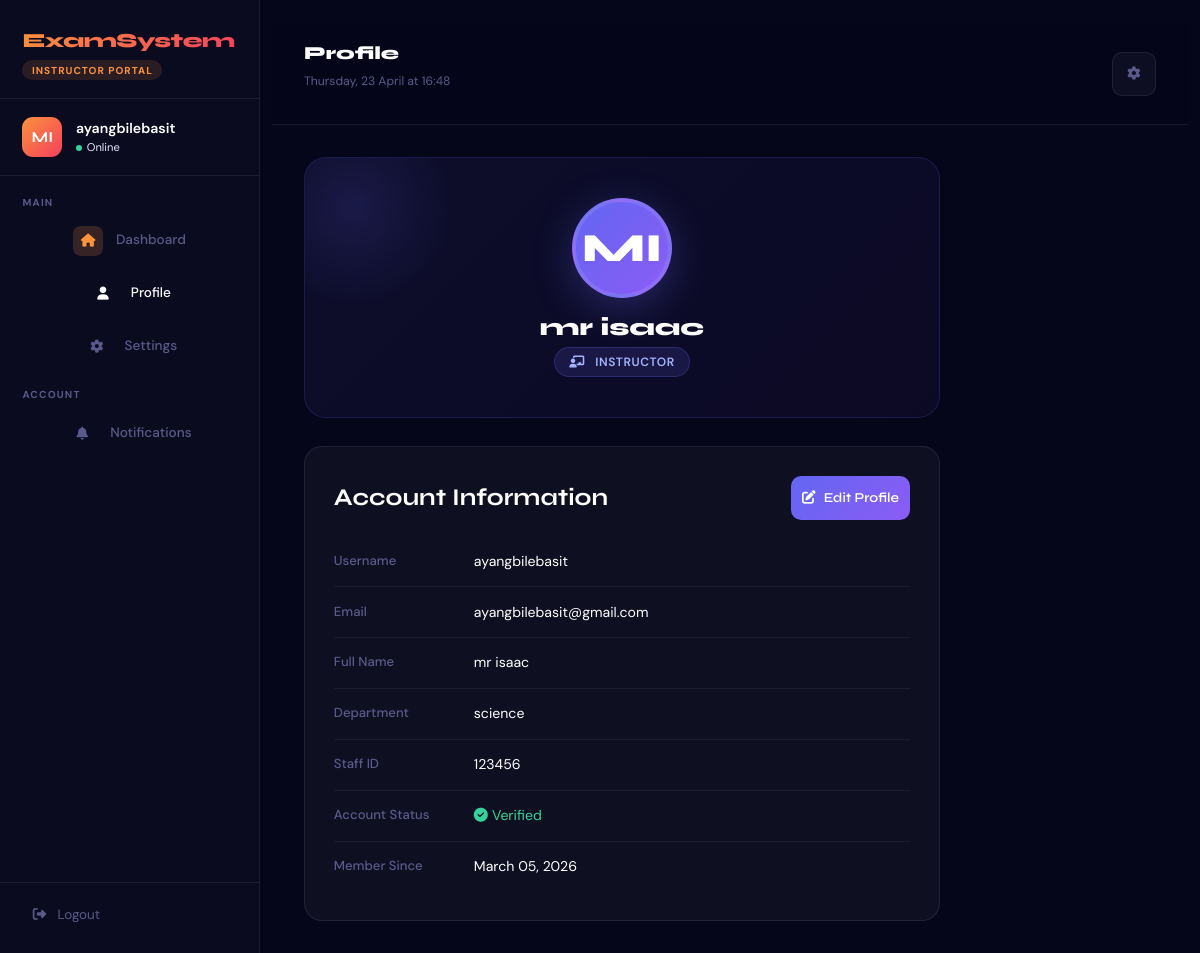
The app's page /accounts/profile/ (signed in) with its own data.
### accounts/models.py (models this page shows, shortened)
class User(AbstractUser):
    ROLE_STUDENT = 'student'
    ROLE_INSTRUCTOR = 'instructor'
    ROLE_ADMIN = 'admin'
    ROLE_CHOICES = [
        (ROLE_STUDENT, 'Student'),
        (ROLE_INSTRUCTOR, 'Instructor'),
        (ROLE_ADMIN, 'Admin'),
    ]
    role = models.CharField(max_length=20, choices=ROLE_CHOICES, default=ROLE_STUDENT)
    is_approved = models.BooleanField(default=False, help_text="Instructors must be approved by admin")
    department = models.CharField(max_length=100, blank=True)
    staff_id = models.CharField(max_length=50, blank=True)
    full_name = models.CharField(max_length=150, blank=True)
    avatar_initials = models.CharField(max_length=3, blank=True)
    @property
    def is_instructor(self):
        return self.role == self.ROLE_INSTRUCTOR

### accounts/views.py (the view)
# urls.py: path('profile/', views.profile, name='profile'),
@login_required
def profile(request):
    user = request.user
    if request.method == 'POST':
        user.full_name = request.POST.get('full_name', '')
        user.email = request.POST.get('email', user.email)
        user.save()
        messages.success(request, "Profile updated successfully!")
        return redirect('accounts:profile')
    context = {
        'user': user,
    }
    return render(request, 'profile.html', context)

### templates/profile.html (shortened to what this page needs)
{% extends 'base.html' %}
{% block body %}
<div class="layout">
    <aside class="sidebar" id="sidebar">
        <div class="sidebar-logo">
            <a href="{% if user.is_instructor %}{% url 'exams:instructor_dashboard' %}{% else %}{% url 'exams:student_dashboard' %}{% endif %}" class="logo-text" style="background:linear-gradient(135deg,{% if user.is_instructor %}var(--orange),var(--rose){% else %}var(--cyan),var(--violet){% endif %});-webkit-background-clip:text;-webkit-text-fill-color:transparent;text-decoration:none;display:block">ExamSystem</a>
            <div class="logo-badge" style="background:{% if user.is_instructor %}rgba(251,146,60,.12){% else %}rgba(99,102,241,.12){% endif %};border-color:{% if user.is_instructor %}rgba(251,146,60,.25){% else %}rgba(99,102,241,.25){% endif %};color:{% if user.is_instructor %}var(--orange){% else %}var(--indigo){% endif %}">{% if user.is_instructor %}Instructor Portal{% else %}Student Portal{% endif %}</div>
        </div>
        <div class="sidebar-user">
            <div class="user-avatar" style="background:linear-gradient(135deg,{% if user.is_instructor %}var(--orange),var(--rose){% else %}var(--indigo),var(--violet){% endif %})">{{ user.avatar_initials|default:user.username|slice:":2"|upper }}</div>
            <div class="user-info">
                <div class="uname">{{ user.username }}</div>
                <div class="urole"><span class="online-dot"></span> Online</div>
            </div>
        </div>
        <nav class="sidebar-nav">
            <div class="nav-section-label">Main</div>
            <a href="{% if user.is_instructor %}{% url 'exams:instructor_dashboard' %}{% else %}{% url 'exams:student_dashboard' %}{% endif %}" class="nav-item-link">
                <div class="nav-icon-w" style="background:{% if user.is_instructor %}rgba(251,146,60,.18){% else %}rgba(99,102,241,.18){% endif %};color:{% if user.is_instructor %}var(--orange){% else %}var(--indigo){% endif %}"><i class="fas fa-home"></i></div>Dashboard
            </a>
            <a href="/accounts/profile/" class="nav-item-link active">
                <div class="nav-icon-w"><i class="fas fa-user"></i></div>Profile
            </a>
            <a href="/accounts/settings/" class="nav-item-link">
                <div class="nav-icon-w"><i class="fas fa-cog"></i></div>Settings
            </a>
            <div class="nav-section-label" style="margin-top:.5rem">Account</div>
            <a href="#" class="nav-item-link"><div class="nav-icon-w"><i class="fas fa-bell"></i></div>Notifications</a>
        </nav>
        <div class="sidebar-bottom">
            <a href="{% url 'accounts:logout' %}"><i class="fas fa-sign-out-alt"></i> Logout</a>
        </div>
    </aside>
    <main class="main">
        <div class="topbar">
            <div><h2 style="font-size:1.15rem;font-weight:800;color:var(--white)">Profile</h2><p id="liveClock" style="font-size:.76rem;color:var(--muted);margin-top:.08rem"></p></div>
            <div class="d-flex gap-2 align-items-center">
                <a href="/accounts/settings/" class="icon-btn"><i class="fas fa-cog"></i></a>
            </div>
        </div>
        <div class="page-content" style="max-width:700px">
            <div class="profile-header">
                <div class="avatar-large">{{ user.avatar_initials|default:user.username|slice:":2"|upper }}</div>
                <h1 class="profile-name">{{ user.full_name|default:user.username }}</h1>
                <span class="profile-role">{% if user.is_instructor %}<i class="fas fa-chalkboard-teacher me-1"></i>Instructor{% else %}<i class="fas fa-graduation-cap me-1"></i>Student{% endif %}</span>
            </div>
            <div class="info-card">
                <div class="d-flex justify-content-between align-items-center mb-3">
                    <h4 style="color:var(--white);font-weight:700;margin:0">Account Information</h4>
                    <a href="/accounts/settings/" class="btn-edit"><i class="fas fa-edit"></i> Edit Profile</a>
                </div>
                <div class="info-row">
                    <span class="info-label">Username</span>
                    <span class="info-value">{{ user.username }}</span>
                </div>
                <div class="info-row">
                    <span class="info-label">Email</span>
                    <span class="info-value">{{ user.email|default:"Not set" }}</span>
                </div>
                <div class="info-row">
                    <span class="info-label">Full Name</span>
                    <span class="info-value">{{ user.full_name|default:"Not set" }}</span>
                </div>
                {% if user.is_instructor %}
                <div class="info-row">
                    <span class="info-label">Department</span>
                    <span class="info-value">{{ user.department|default:"Not set" }}</span>
                </div>
                <div class="info-row">
                    <span class="info-label">Staff ID</span>
                    <span class="info-value">{{ user.staff_id|default:"Not set" }}</span>
                </div>
                {% endif %}
                <div class="info-row">
                    <span class="info-label">Account Status</span>
                    <span class="info-value">
                        {% if user.is_approved %}
                        <span style="color:var(--green)"><i class="fas fa-check-circle me-1"></i>Verified</span>
                        {% else %}
                        <span style="color:var(--amber)"><i class="fas fa-clock me-1"></i>Pending Approval</span>
                        {% endif %}
                    </span>
                </div>
                <div class="info-row">
                    <span class="info-label">Member Since</span>
                    <span class="info-value">{{ user.date_joined|date:"F d, Y" }}</span>
                </div>
            </div>
        </div>
    </main>
</div>
{% endblock %}

### static/css/mobile.css (style rules this page uses)
* { -webkit-tap-highlight-color: transparent; -webkit-touch-callout: none; -webkit-user-select: none; user-select: none; }
html { font-size: 16px; line-height: 1.5; overflow-x: hidden; scroll-snap-type: y mandatory; -webkit-overflow-scrolling: touch; }
.icon-btn, button, [class*="btn"], .nav-item-link, .qa-btn { min-height: 44px !important; min-width: 44px !important; padding: .7rem !important; display: flex !important; align-items: center !important; justify-content: center !important; }
html { scroll-behavior: smooth; }

### templates/base.html (style rules this page uses)
:root { --bg: #07071a; --sidebar-bg: #0b0b20; --sidebar-w: 260px; --card: rgba(255,255,255,.04); --border: rgba(255,255,255,.08); --indigo: #6366f1; --violet: #8b5cf6; --cyan: #22d3ee; --amber: #fbbf24; --rose: #f43f5e; --green: #34d399; --orange: #fb923c; --text: #e8e8ff; --muted: #5a5a8a; --white: #fff; --nav-active: #6366f1; --topbar-bg: rgba(7,7,26,.7); --mobile-bg: rgba(7,7,26,.92); --glass: rgba(255,255,255,.04); --input-bg: rgba(255,255,255,.04); --text-muted: #9ca3af; }
* { margin:0; padding:0; box-sizing:border-box; }
html { scroll-behavior: smooth; }
body { font-family:'DM Sans',sans-serif; background:var(--bg); color:var(--text); transition: background 0.3s, color 0.3s; }
h1,h2,h3,h4,h5,h6 { font-family:'Syne',sans-serif; }
.layout { display:flex; min-height:100vh; }
.sidebar { width:var(--sidebar-w); background:var(--sidebar-bg); border-right:1px solid var(--border); display:flex; flex-direction:column; position:fixed; top:0; left:0; bottom:0; z-index:100; overflow-y:auto; scrollbar-width:none; transition:transform .35s cubic-bezier(.16,1,.3,1), background 0.3s; }
.main { margin-left:var(--sidebar-w, 260px); flex:1; min-height:100vh; display:flex; flex-direction:column; transition:margin-left 0.35s cubic-bezier(.16,1,.3,1); }
.topbar { padding:1.1rem 2rem; border-bottom:1px solid var(--border); display:flex; align-items:center; justify-content:space-between; background:var(--topbar-bg); backdrop-filter:blur(20px); position:sticky; top:0; z-index:50; transition: background 0.3s; }
.page-content { padding:2rem; flex:1; }
.sidebar-logo { padding:1.6rem 1.4rem 1.1rem; border-bottom:1px solid var(--border); }
.logo-text { font-family:'Syne',sans-serif; font-weight:800; font-size:1.25rem; letter-spacing:-0.5px; }
.logo-badge { display:inline-block; border-radius:50px; padding:.15rem .6rem; font-size:.63rem; font-weight:700; letter-spacing:.1em; text-transform:uppercase; margin-top:.3rem; }
.sidebar-user { padding:1.1rem 1.4rem; display:flex; align-items:center; gap:.85rem; border-bottom:1px solid var(--border); }
.user-avatar { width:40px; height:40px; border-radius:11px; display:flex; align-items:center; justify-content:center; font-weight:700; font-size:.95rem; color:white; flex-shrink:0; font-family:'Syne',sans-serif; }
.user-info .uname { font-weight:600; font-size:.88rem; color:var(--white); }
.user-info .urole { font-size:.7rem; display:flex; align-items:center; gap:.3rem; }
.online-dot { width:6px; height:6px; background:var(--green); border-radius:50%; animation:blink 2s infinite; }
.sidebar-nav { padding:.8rem 0; flex:1; }
.nav-section-label { padding:.4rem 1.4rem .25rem; font-size:.63rem; font-weight:700; color:var(--muted); letter-spacing:.12em; text-transform:uppercase; }
.nav-item-link { display:flex; align-items:center; gap:.8rem; padding:.62rem 1.4rem; color:var(--muted); text-decoration:none; font-size:.85rem; font-weight:500; transition:all .2s; position:relative; margin:.04rem 0; }
.nav-item-link.active { color:var(--white); }
.nav-item-link.active::before { content:''; position:absolute; left:0; top:20%; bottom:20%; width:3px; border-radius:0 3px 3px 0; }
.nav-icon-w { width:30px; height:30px; border-radius:8px; display:flex; align-items:center; justify-content:center; font-size:.82rem; flex-shrink:0; transition:all .2s; }
.sidebar-bottom { padding:.9rem 1.4rem 1.3rem; border-top:1px solid var(--border); }
.sidebar-bottom a { display:flex; align-items:center; gap:.7rem; color:var(--muted); text-decoration:none; font-size:.84rem; padding:.45rem .65rem; border-radius:9px; transition:all .22s; }
.icon-btn { width:37px; height:37px; border-radius:10px; background:var(--card); border:1px solid var(--border); color:var(--muted); display:flex; align-items:center; justify-content:center; cursor:pointer; transition:all .22s; font-size:.83rem; text-decoration:none; position:relative; }

### records on screen
User: avatar_initials "MI", username "ayangbilebasit", full_name "mr isaac", email "ayangbilebasit@gmail.com", department "science", staff_id "123456", date_joined "March 05, 2026"
